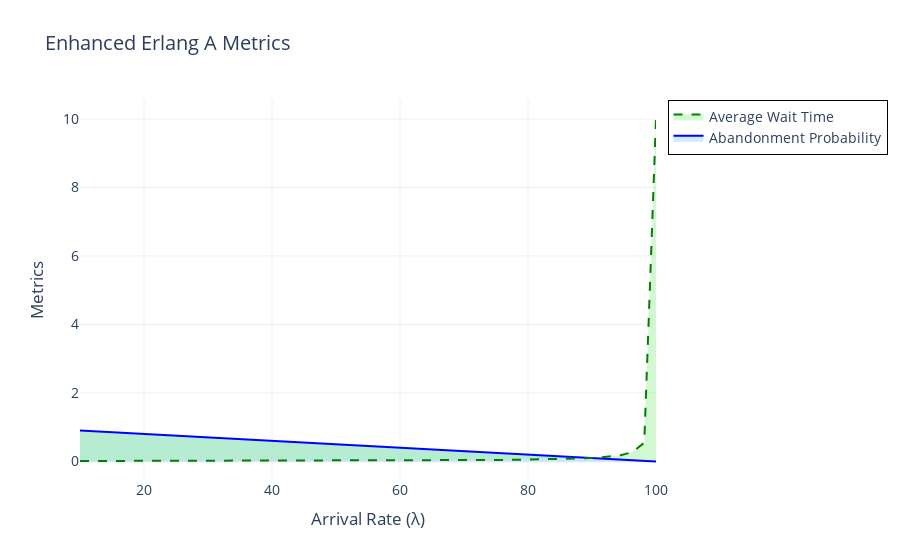

The code cell stored with this chart in its notebook:
### Code cell
import plotly.graph_objs as go
import numpy as np

# sample data -- testing
arrival_rates = np.linspace(10, 100, 50)
abandonment_probs = np.clip(1 - (arrival_rates / (10 * 10)), 0, 1)  # Mock data
wait_times = np.clip(1 / (10 * (10 - arrival_rates / 10)), 0, 10)  # Mock data

# creating plotly
fig = go.Figure()

# P(abdandoment) curve
fig.add_trace(go.Scatter(
    x=arrival_rates,
    y=abandonment_probs,
    mode='lines',
    name='Abandonment Probability',
    line=dict(color='blue', width=2),
    fill='tozeroy',
    fillcolor='rgba(135, 206, 250, 0.4)'
))

# avg wait time curve
fig.add_trace(go.Scatter(
    x=arrival_rates,
    y=wait_times,
    mode='lines',
    name='Average Wait Time',
    line=dict(color='green', width=2, dash='dash'),
    fill='tonexty',
    fillcolor='rgba(144, 238, 144, 0.4)'
))

# updating layout
fig.update_layout(
    title="Enhanced Erlang A Metrics",
    xaxis_title="Arrival Rate (λ)",
    yaxis_title="Metrics",
    template="plotly_white",
    legend=dict(
        bgcolor="rgba(255,255,255,0.8)",
        bordercolor="black",
        borderwidth=1
    ),
    font=dict(size=14),
    title_font=dict(size=20)
)

### Figure 1 — Plotly figure (JSON) as saved in the notebook; plotly's stock layout.template omitted (floating-point values rounded to 4 significant figures)
{"data": [{"fill": "tozeroy", "fillcolor": "rgba(135, 206, 250, 0.4)", "line": {"color": "blue", "width": 2}, "mode": "lines", "name": "Abandonment Probability", "type": "scatter", "x": [10, 11.84, 13.67, 15.51, 17.35, 19.18, 21.02, 22.86, 24.69, 26.53, 28.37, 30.2, 32.04, 33.88, 35.71, 37.55, 39.39, 41.22, 43.06, 44.9, 46.73, 48.57, 50.41, 52.24, 54.08, 55.92, 57.76, 59.59, 61.43, 63.27, 65.1, 66.94, 68.78, 70.61, 72.45, 74.29, 76.12, 77.96, 79.8, 81.63, 83.47, 85.31, 87.14, 88.98, 90.82, 92.65, 94.49, 96.33, 98.16, 100], "y": [0.9, 0.8816, 0.8633, 0.8449, 0.8265, 0.8082, 0.7898, 0.7714, 0.7531, 0.7347, 0.7163, 0.698, 0.6796, 0.6612, 0.6429, 0.6245, 0.6061, 0.5878, 0.5694, 0.551, 0.5327, 0.5143, 0.4959, 0.4776, 0.4592, 0.4408, 0.4224, 0.4041, 0.3857, 0.3673, 0.349, 0.3306, 0.3122, 0.2939, 0.2755, 0.2571, 0.2388, 0.2204, 0.202, 0.1837, 0.1653, 0.1469, 0.1286, 0.1102, 0.09184, 0.07347, 0.0551, 0.03673, 0.01837, 0]}, {"fill": "tonexty", "fillcolor": "rgba(144, 238, 144, 0.4)", "line": {"color": "green", "dash": "dash", "width": 2}, "mode": "lines", "name": "Average Wait Time", "type": "scatter", "x": [10, 11.84, 13.67, 15.51, 17.35, 19.18, 21.02, 22.86, 24.69, 26.53, 28.37, 30.2, 32.04, 33.88, 35.71, 37.55, 39.39, 41.22, 43.06, 44.9, 46.73, 48.57, 50.41, 52.24, 54.08, 55.92, 57.76, 59.59, 61.43, 63.27, 65.1, 66.94, 68.78, 70.61, 72.45, 74.29, 76.12, 77.96, 79.8, 81.63, 83.47, 85.31, 87.14, 88.98, 90.82, 92.65, 94.49, 96.33, 98.16, 100], "y": [0.01111, 0.01134, 0.01158, 0.01184, 0.0121, 0.01237, 0.01266, 0.01296, 0.01328, 0.01361, 0.01396, 0.01433, 0.01471, 0.01512, 0.01556, 0.01601, 0.0165, 0.01701, 0.01756, 0.01815, 0.01877, 0.01944, 0.02016, 0.02094, 0.02178, 0.02269, 0.02367, 0.02475, 0.02593, 0.02722, 0.02865, 0.03025, 0.03203, 0.03403, 0.0363, 0.03889, 0.04188, 0.04537, 0.04949, 0.05444, 0.06049, 0.06806, 0.07778, 0.09074, 0.1089, 0.1361, 0.1815, 0.2722, 0.5444, 10]}], "layout": {"font": {"size": 14}, "legend": {"bgcolor": "rgba(255,255,255,0.8)", "bordercolor": "black", "borderwidth": 1}, "title": {"font": {"size": 20}, "text": "Enhanced Erlang A Metrics"}, "xaxis": {"title": {"text": "Arrival Rate (λ)"}}, "yaxis": {"title": {"text": "Metrics"}}}}
